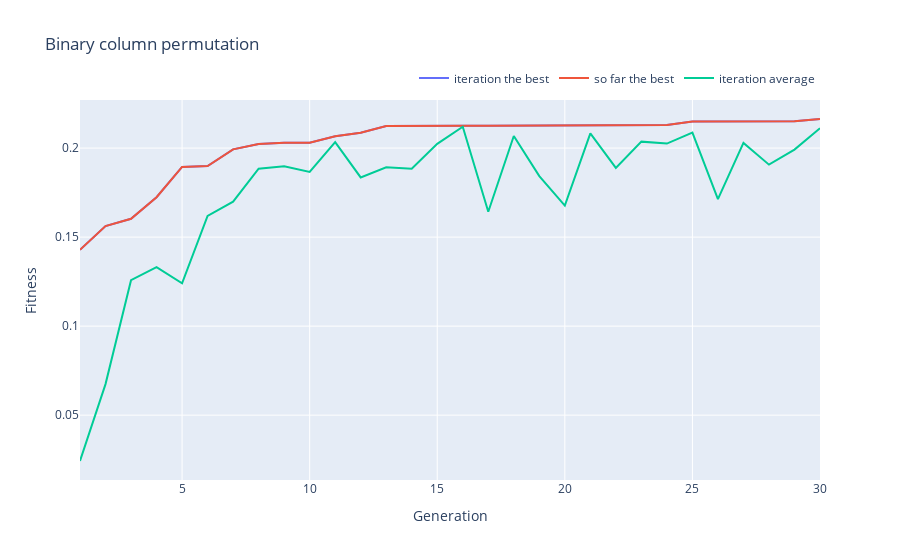

Notebook cell for this chart:
### Code cell
fig = plot_GA_evolve(ft_iteration_best,ft_so_far_the_best,ft_iteration_avg)
fig

### Figure 1 — Plotly figure (JSON) as saved in the notebook; plotly's stock layout.template omitted (floating-point values rounded to 4 significant figures)
{"data": [{"mode": "lines", "name": "iteration the best", "type": "scatter", "x": [1, 2, 3, 4, 5, 6, 7, 8, 9, 10, 11, 12, 13, 14, 15, 16, 17, 18, 19, 20, 21, 22, 23, 24, 25, 26, 27, 28, 29, 30], "y": [0.1429, 0.1562, 0.1603, 0.1724, 0.1894, 0.1899, 0.1993, 0.2023, 0.203, 0.203, 0.2066, 0.2086, 0.2124, 0.2126, 0.2126, 0.2126, 0.2126, 0.2126, 0.2126, 0.2126, 0.2129, 0.2129, 0.2129, 0.2129, 0.215, 0.215, 0.215, 0.215, 0.215, 0.2163]}, {"mode": "lines", "name": "so far the best", "type": "scatter", "x": [1, 2, 3, 4, 5, 6, 7, 8, 9, 10, 11, 12, 13, 14, 15, 16, 17, 18, 19, 20, 21, 22, 23, 24, 25, 26, 27, 28, 29, 30], "y": [0.1429, 0.1562, 0.1603, 0.1724, 0.1894, 0.1899, 0.1993, 0.2023, 0.203, 0.203, 0.2066, 0.2086, 0.2124, 0.2126, 0.2126, 0.2126, 0.2126, 0.2126, 0.2126, 0.2126, 0.2129, 0.2129, 0.2129, 0.2129, 0.215, 0.215, 0.215, 0.215, 0.215, 0.2163]}, {"mode": "lines", "name": "iteration average", "type": "scatter", "x": [1, 2, 3, 4, 5, 6, 7, 8, 9, 10, 11, 12, 13, 14, 15, 16, 17, 18, 19, 20, 21, 22, 23, 24, 25, 26, 27, 28, 29, 30], "y": [0.02425, 0.06743, 0.1258, 0.1331, 0.124, 0.1619, 0.1699, 0.1884, 0.1899, 0.1866, 0.2034, 0.1835, 0.1892, 0.1883, 0.2024, 0.212, 0.1642, 0.2068, 0.1843, 0.1677, 0.2082, 0.1889, 0.2036, 0.2025, 0.2087, 0.1713, 0.2029, 0.1907, 0.1991, 0.2112]}], "layout": {"autosize": true, "legend": {"orientation": "h", "x": 1, "xanchor": "right", "y": 1.02, "yanchor": "bottom"}, "title": {"text": "Binary column permutation"}, "xaxis": {"autorange": true, "range": [1, 30], "title": {"text": "Generation"}, "type": "linear"}, "yaxis": {"autorange": true, "range": [0.01357, 0.227], "title": {"text": "Fitness"}, "type": "linear"}}}
